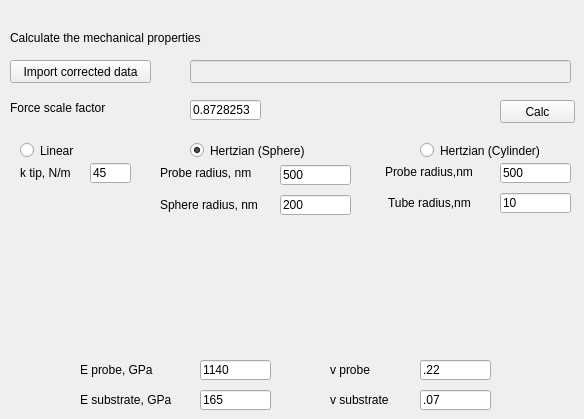
    <widget class="QWidget" name="tab4">
     <attribute name="title">
      <string>Young modulus</string>
     </attribute>
     <widget class="QLabel" name="label_6">
      <property name="geometry">
       <rect>
        <x>10</x>
        <y>30</y>
        <width>221</width>
        <height>16</height>
       </rect>
      </property>
      <property name="text">
       <string>Calculate the mechanical properties</string>
      </property>
     </widget>
     <widget class="QPushButton" name="pushButton_4">
      <property name="geometry">
       <rect>
        <x>500</x>
        <y>100</y>
        <width>75</width>
        <height>23</height>
       </rect>
      </property>
      <property name="text">
       <string>Calc</string>
      </property>
     </widget>
     <widget class="QLineEdit" name="lineEdit_corr_data_import">
      <property name="enabled">
       <bool>false</bool>
      </property>
      <property name="geometry">
       <rect>
        <x>190</x>
        <y>60</y>
        <width>381</width>
        <height>23</height>
       </rect>
      </property>
     </widget>
     <widget class="QPushButton" name="button_corr_data_import">
      <property name="geometry">
       <rect>
        <x>10</x>
        <y>60</y>
        <width>141</width>
        <height>23</height>
       </rect>
      </property>
      <property name="text">
       <string>Import corrected data</string>
      </property>
     </widget>
     <widget class="QRadioButton" name="radioButton_Y_lin">
      <property name="geometry">
       <rect>
        <x>20</x>
        <y>135</y>
        <width>97</width>
        <height>31</height>
       </rect>
      </property>
      <property name="text">
       <string>Linear</string>
      </property>
     </widget>
     <widget class="QRadioButton" name="radioButton_Y_Sph">
      <property name="geometry">
       <rect>
        <x>190</x>
        <y>140</y>
        <width>131</width>
        <height>21</height>
       </rect>
      </property>
      <property name="text">
       <string>Hertzian (Sphere)</string>
      </property>
      <property name="checked">
       <bool>true</bool>
      </property>
     </widget>
     <widget class="QRadioButton" name="radioButton_Y_Cyl">
      <property name="geometry">
       <rect>
        <x>420</x>
        <y>140</y>
        <width>131</width>
        <height>21</height>
       </rect>
      </property>
      <property name="text">
       <string>Hertzian (Cylinder)</string>
      </property>
     </widget>
     <widget class="QLineEdit" name="force_scale">
      <property name="geometry">
       <rect>
        <x>190</x>
        <y>100</y>
        <width>71</width>
        <height>20</height>
       </rect>
      </property>
      <property name="inputMethodHints">
       <set>Qt::ImhFormattedNumbersOnly</set>
      </property>
      <property name="text">
       <string>0.8728253</string>
      </property>
     </widget>
     <widget class="QLabel" name="label_41">
      <property name="geometry">
       <rect>
        <x>10</x>
        <y>100</y>
        <width>111</width>
        <height>16</height>
       </rect>
      </property>
      <property name="text">
       <string>Force scale factor</string>
      </property>
     </widget>
     <widget class="QLineEdit" name="tip_radius">
      <property name="geometry">
       <rect>
        <x>500</x>
        <y>163</y>
        <width>71</width>
        <height>20</height>
       </rect>
      </property>
      <property name="inputMethodHints">
       <set>Qt::ImhFormattedNumbersOnly</set>
      </property>
      <property name="text">
       <string>500</string>
      </property>
     </widget>
     <widget class="QLineEdit" name="cyl_radius">
      <property name="geometry">
       <rect>
        <x>500</x>
        <y>193</y>
        <width>71</width>
        <height>20</height>
       </rect>
      </property>
      <property name="inputMethodHints">
       <set>Qt::ImhFormattedNumbersOnly</set>
      </property>
      <property name="text">
       <string>10</string>
      </property>
     </widget>
     <widget class="QLabel" name="label_43">
      <property name="geometry">
       <rect>
        <x>388</x>
        <y>193</y>
        <width>101</width>
        <height>20</height>
       </rect>
      </property>
      <property name="text">
       <string>Tube radius,nm</string>
      </property>
     </widget>
     <widget class="QLabel" name="label_49">
      <property name="geometry">
       <rect>
        <x>20</x>
        <y>165</y>
        <width>111</width>
        <height>16</height>
       </rect>
      </property>
      <property name="text">
       <string>k tip, N/m</string>
      </property>
     </widget>
     <widget class="QLineEdit" name="k_tip">
      <property name="geometry">
       <rect>
        <x>90</x>
        <y>163</y>
        <width>41</width>
        <height>20</height>
       </rect>
      </property>
      <property name="inputMethodHints">
       <set>Qt::ImhFormattedNumbersOnly</set>
      </property>
      <property name="text">
       <string>45</string>
      </property>
     </widget>
     <widget class="QLabel" name="label_63">
      <property name="geometry">
       <rect>
        <x>160</x>
        <y>195</y>
        <width>111</width>
        <height>20</height>
       </rect>
      </property>
      <property name="text">
       <string>Sphere radius, nm</string>
      </property>
     </widget>
     <widget class="QLineEdit" name="sphere_radius">
      <property name="geometry">
       <rect>
        <x>280</x>
        <y>195</y>
        <width>71</width>
        <height>20</height>
       </rect>
      </property>
      <property name="inputMethodHints">
       <set>Qt::ImhFormattedNumbersOnly</set>
      </property>
      <property name="text">
       <string>200</string>
      </property>
     </widget>
     <widget class="QLineEdit" name="tip_radius_2">
      <property name="geometry">
       <rect>
        <x>280</x>
        <y>165</y>
        <width>71</width>
        <height>20</height>
       </rect>
      </property>
      <property name="inputMethodHints">
       <set>Qt::ImhFormattedNumbersOnly</set>
      </property>
      <property name="text">
       <string>500</string>
      </property>
     </widget>
     <widget class="QLabel" name="label_64">
      <property name="geometry">
       <rect>
        <x>160</x>
        <y>165</y>
        <width>121</width>
        <height>16</height>
       </rect>
      </property>
      <property name="text">
       <string>Probe radius, nm</string>
      </property>
     </widget>
     <widget class="QLabel" name="label_66">
      <property name="geometry">
       <rect>
        <x>385</x>
        <y>164</y>
        <width>101</width>
        <height>16</height>
       </rect>
      </property>
      <property name="text">
       <string>Probe radius,nm</string>
      </property>
     </widget>
     <widget class="QLabel" name="label_65">
      <property name="geometry">
       <rect>
        <x>80</x>
        <y>360</y>
        <width>111</width>
        <height>20</height>
       </rect>
      </property>
      <property name="text">
       <string>E probe, GPa</string>
      </property>
     </widget>
     <widget class="QLabel" name="label_67">
      <property name="geometry">
       <rect>
        <x>80</x>
        <y>390</y>
        <width>111</width>
        <height>20</height>
       </rect>
      </property>
      <property name="text">
       <string>E substrate, GPa</string>
      </property>
     </widget>
     <widget class="QLabel" name="label_68">
      <property name="geometry">
       <rect>
        <x>330</x>
        <y>360</y>
        <width>111</width>
        <height>20</height>
       </rect>
      </property>
      <property name="text">
       <string>v probe</string>
      </property>
     </widget>
     <widget class="QLabel" name="label_69">
      <property name="geometry">
       <rect>
        <x>330</x>
        <y>390</y>
        <width>111</width>
        <height>20</height>
       </rect>
      </property>
      <property name="text">
       <string>v substrate</string>
      </property>
     </widget>
     <widget class="QLineEdit" name="probe_modulus">
      <property name="geometry">
       <rect>
        <x>200</x>
        <y>360</y>
        <width>71</width>
        <height>20</height>
       </rect>
      </property>
      <property name="inputMethodHints">
       <set>Qt::ImhFormattedNumbersOnly</set>
      </property>
      <property name="text">
       <string>1140</string>
      </property>
     </widget>
     <widget class="QLineEdit" name="substr_modulus">
      <property name="geometry">
       <rect>
        <x>200</x>
        <y>390</y>
        <width>71</width>
        <height>20</height>
       </rect>
      </property>
      <property name="inputMethodHints">
       <set>Qt::ImhFormattedNumbersOnly</set>
      </property>
      <property name="text">
       <string>165</string>
      </property>
     </widget>
     <widget class="QLineEdit" name="probe_poiss">
      <property name="geometry">
       <rect>
        <x>420</x>
        <y>360</y>
        <width>71</width>
        <height>20</height>
       </rect>
      </property>
      <property name="inputMethodHints">
       <set>Qt::ImhFormattedNumbersOnly</set>
      </property>
      <property name="text">
       <string>.22</string>
      </property>
     </widget>
     <widget class="QLineEdit" name="substr_poiss">
      <property name="geometry">
       <rect>
        <x>420</x>
        <y>390</y>
        <width>71</width>
        <height>20</height>
       </rect>
      </property>
      <property name="inputMethodHints">
       <set>Qt::ImhFormattedNumbersOnly</set>
      </property>
      <property name="text">
       <string>.07</string>
      </property>
     </widget>
    </widget>
